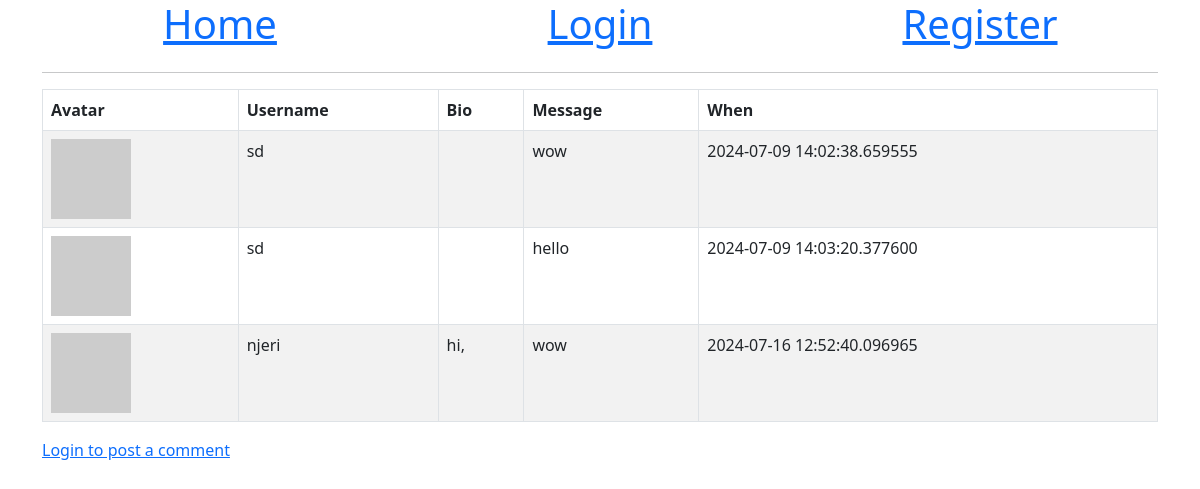
The page /home on the database its author committed.
### app/models.py (models this page shows, shortened)
class Comment(db.Model):
    id = db.Column(db.Integer, primary_key=True)
    body = db.Column(db.String(300))
    timestamp = db.Column(db.DateTime, index=True, default=datetime.utcnow)
    user_id = db.Column(db.Integer, db.ForeignKey('user.id'))

class User(UserMixin, db.Model):
    id = db.Column(db.Integer, primary_key=True)
    username= db.Column(db.String(64), index=True, unique=True)
    email = db.Column(db.String(120), index=True, unique= True)
    password_hash = db.Column(db.String(128))
    about_me = db.Column(db.String(140))
    last_seen = db.Column(db.DateTime, default=datetime.utcnow)
    comments = db.relationship('Comment', backref='author', lazy='dynamic')
    def avatar(self,size):
        digest = md5(self.email.lower().encode('utf-8')).hexdigest()
        return f' https://www.gravatar.com/avatar/{digest}?d=identicon&s={size}'

### app/routes.py (the view)
@app.route('/', methods=['GET', 'POST'])
@app.route('/home', methods=['GET', 'POST'])
def index():
    form = PostForm()
    if form.validate_on_submit():
        comment = Comment(body=form.body.data, author=current_user)
        db.session.add(comment)
        db.session.commit()
        flash('Your post is live!')
        return redirect(url_for('index'))
    comments = Comment.query.all()
    return render_template(
        'index.html',
        title='Home',
        form=form,
        comments=comments)

### app/routes.py (called while the page is built)
@app.before_request
def before_request():
    if current_user.is_authenticated:
        current_user.last_seen = datetime.utcnow()
        db.session.commit()

### app/templates/index.html (shortened to what this page needs)
{%extends 'base.html'%}
{% block content %}
    <div class="row">
        <div class="col-md-12">
            <table class="table table-striped table-bordered" >
                <thead>
                    <th>Avatar</th>
                    <th>Username</th>
                    <th>Bio</th>
                    <th>Message</th>
                    <th>When</th>
                </thead>
                <tbody>
                    {% for comment in comments %}
                        {% if comment %}
                            <tr>
                                <td><img src="{{ comment.author.avatar(36) }}" alt="Avatar"></td>
                                <td>{{ comment.author.username }}</td>
                                <td>{{ comment.author.about_me }}</td>
                                <td>{{ comment.body }}</td>
                                <td>{{ comment.timestamp }}</td>
                            </tr>
                        {% endif %}
                    {% endfor %}
                </tbody>
            </table>
            {% if current_user.is_anonymous %}
                <a href="{{ url_for ('login') }}">Login to post a comment</a>
            {% endif %}
        </div>
    </div>
{% endblock %}

### app/templates/base.html (shortened to what this page needs)
<!DOCTYPE html>
<html lang="en">
<head>
    <link
        href="https://cdn.jsdelivr.net/npm/bootstrap@5.2.3/dist/css/bootstrap.min.css"
        rel="stylesheet"
>
<body>
    <div class="container">
        <div class="row text-center">
            <div class="col-md-4">
                <h1><a href=" {{ url_for ('index') }} ">Home</a></h1>
            </div>
            {% if current_user.is_authenticated %}
                <div class="col-md-4">
                    <h1><a href=" {{ url_for ('profile', username=current_user.username) }} ">Profile</a></h1>
                </div>
                <div class="col-md-4">
                        <h1><a href=" {{ url_for ('logout') }} ">Logout</a></h1>
                </div>
            {% else %}
                <div class="col-md-4">
                    <h1><a href=" {{ url_for ('login') }} ">Login</a></h1>
                </div>
                <div class="col-md-4">
                    <h1><a href=" {{ url_for ('register') }} ">Register</a></h1>
                </div>
            {% endif %}
        </div>
        <hr>
        <div>
            {% block content %}{% endblock %}
        </div>
    </div>
</body>
</html>

### rows shown on the page
Comment: author.username "sd", body "wow", timestamp "2024-07-09 14:02:38.659555"
Comment: author.username "sd", body "hello", timestamp "2024-07-09 14:03:20.377600"
Comment: author.username "njeri", author.about_me "hi,", body "wow", timestamp "2024-07-16 12:52:40.096965"
